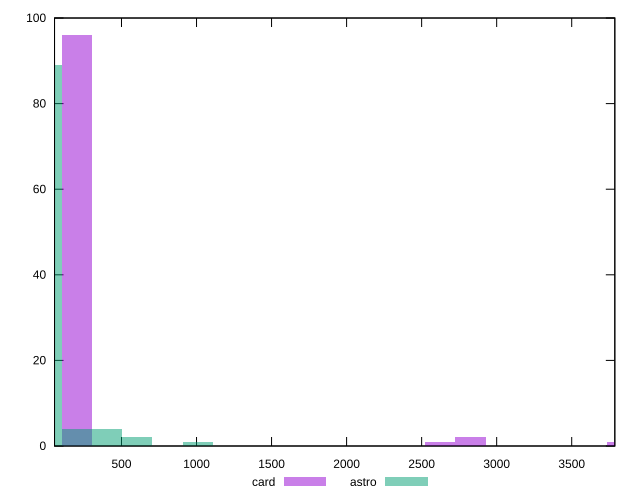

Source code (gnuplot):
reset

$card <<EOF
3834.806761754244 1
201.83193482917073 96
2825.6470876083904 2
2623.8151527792197 1
EOF

$astro <<EOF
1009.1596741458536 1
605.4958044875123 2
0 89
201.83193482917073 4
403.66386965834147 4
EOF

set key outside below
set boxwidth 201.83193482917073
set xrange [53.836:3787.246]
set yrange [0:100]
set trange [0:100]
set style fill transparent solid 0.5 noborder
set terminal svg size 640, 500 enhanced background rgb 'white'
set output "reports/report_00031_2021-02-24T23-18-18.084Z/server-response-time/comparison/histogram/2_vs_3.svg"

plot $card title "card" with boxes, \
     $astro title "astro" with boxes

reset
